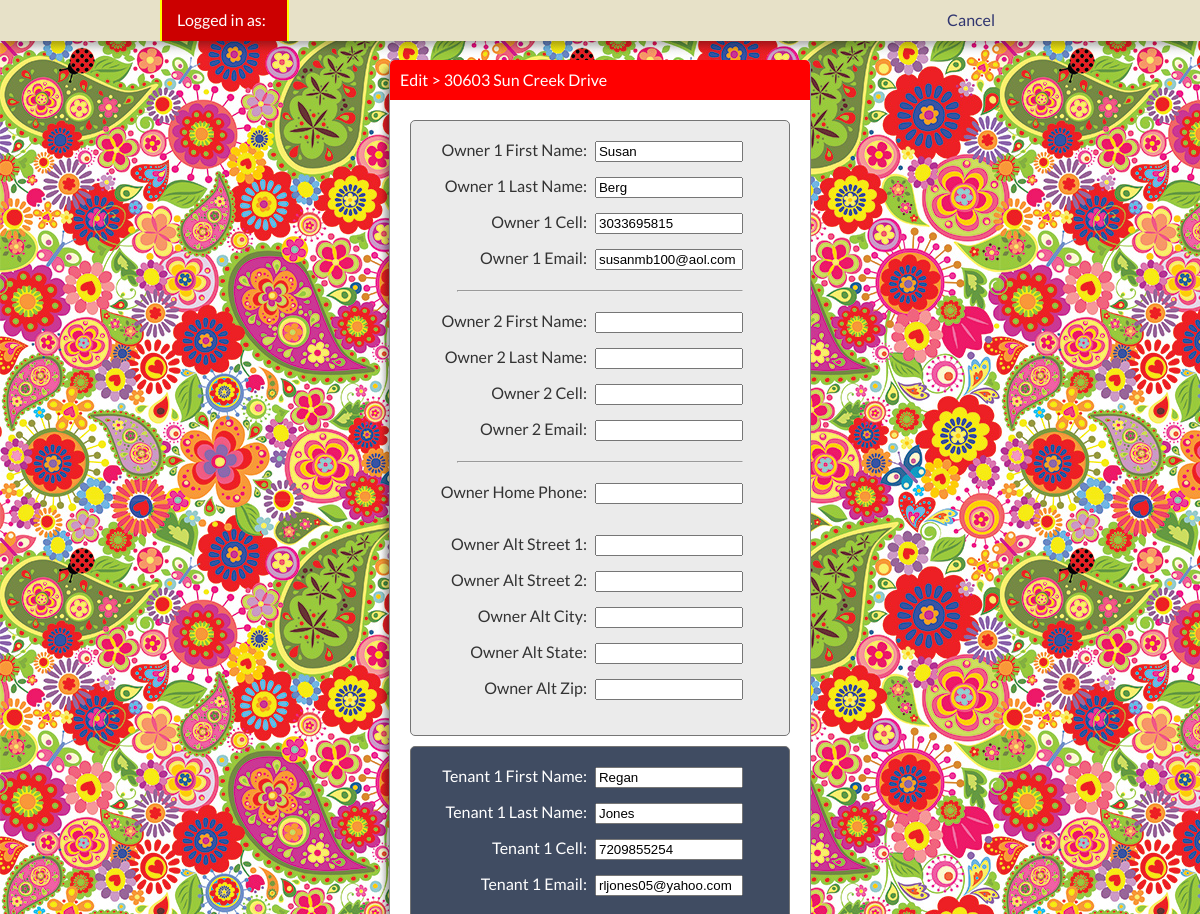
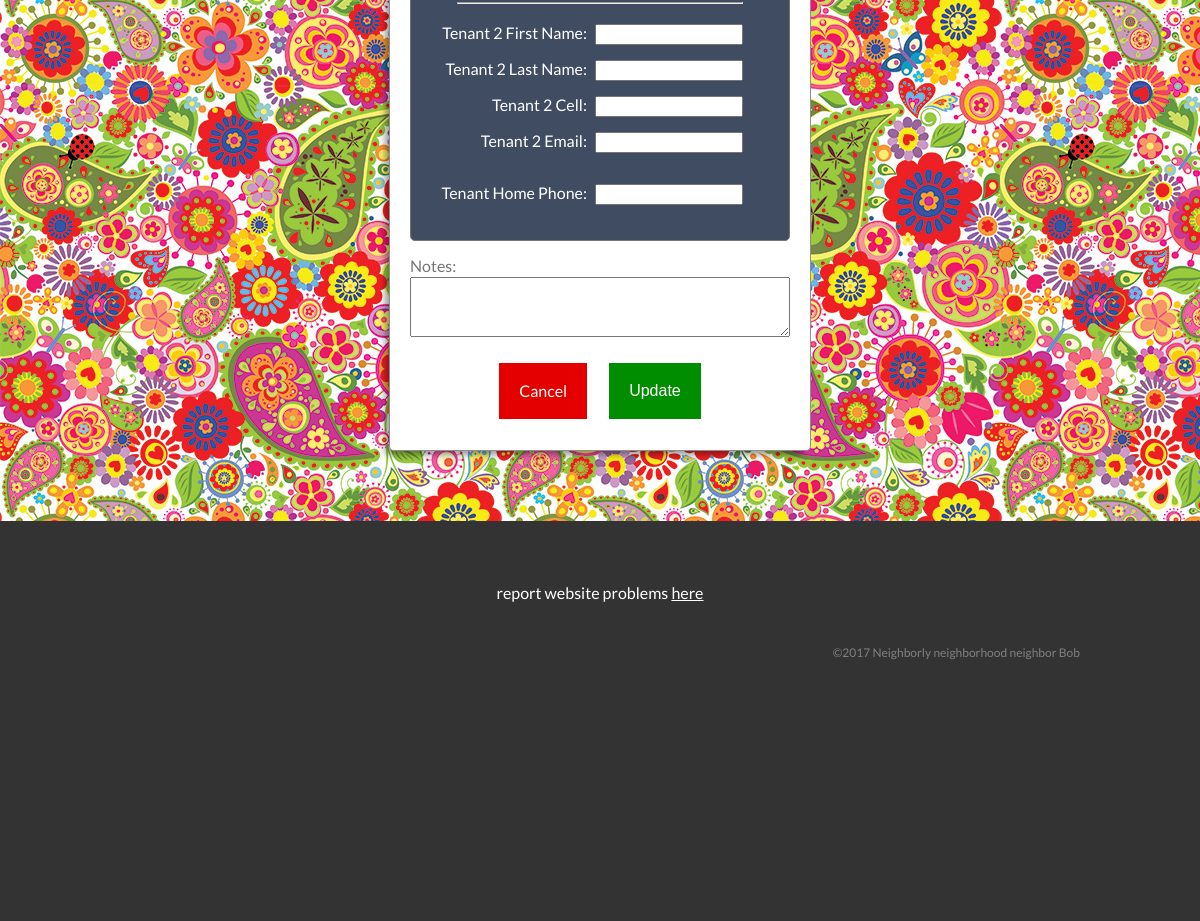
Page /edit-contact.php?unit=30603 on the committed database (2 pictures, top to bottom).
### tables this page shows
CREATE TABLE IF NOT EXISTS `neighbors` (
  `id` int(11) NOT NULL AUTO_INCREMENT,
  `sun_creek_street_number` varchar(6) NOT NULL,
  `owner1_first_name` varchar(25) NOT NULL,
  `owner1_last_name` varchar(25) NOT NULL,
  `owner1_cell` varchar(10) NOT NULL,
  `owner1_email` varchar(40) NOT NULL,
  `owner2_first_name` varchar(25) NOT NULL,
  `owner2_last_name` varchar(25) NOT NULL,
  `owner2_cell` varchar(10) NOT NULL,
  `owner2_email` varchar(40) NOT NULL,
  `owner_alt_street1` varchar(25) NOT NULL,
  `owner_alt_street2` varchar(25) NOT NULL,
  `owner_alt_city` varchar(25) NOT NULL,
  `owner_alt_state` varchar(2) NOT NULL,
  `owner_alt_zip` varchar(10) NOT NULL,
  `owner_home_phone` varchar(10) NOT NULL,
  `tenant1_first_name` varchar(25) NOT NULL,
  `tenant1_last_name` varchar(25) NOT NULL,
  `tenant1_cell` varchar(10) NOT NULL,
  `tenant1_email` varchar(40) NOT NULL,
  `tenant2_first_name` varchar(25) NOT NULL,
  `tenant2_last_name` varchar(25) NOT NULL,
  `tenant2_cell` varchar(10) NOT NULL,
  `tenant2_email` varchar(40) NOT NULL,
  `tenant_home_phone` varchar(10) NOT NULL,
  `notes` varchar(255) NOT NULL,
  PRIMARY KEY (`id`)
);

### _includes/functions.php (called while the page is built, shortened)
<?php
	function find_contact_by_address($contact_address) {
		global $connection;
		$safe_address = mysqli_real_escape_string($connection, $contact_address);
		$query  = "SELECT * ";
		$query .= "FROM neighbors ";
		$query .= "WHERE sun_creek_street_number = {$safe_address} ";
		$query .= "LIMIT 1";
		$result = mysqli_query($connection, $query);
		if ($contact = mysqli_fetch_assoc($result)) {
			return $contact;
		} else {
			echo "<span class=\"warning\">^^ That address is not us.</span>";
		}
	}
 ?>

### _includes/edit-contact-variables.php (called while the page is built, shortened)
<?php
$o1fn = htmlentities($this_info["owner1_first_name"]);
$o1ln = htmlentities($this_info["owner1_last_name"]);
$o2fn = htmlentities($this_info["owner2_first_name"]);
$o2ln = htmlentities($this_info["owner2_last_name"]);
$o1em = htmlentities($this_info["owner1_email"]);
$o2em = htmlentities($this_info["owner2_email"]);
$ohp = htmlentities($this_info["owner_home_phone"]);
$o1c = htmlentities($this_info["owner1_cell"]);
$o2c = htmlentities($this_info["owner2_cell"]);
$oas1 = htmlentities($this_info["owner_alt_street1"]);
$oas2 = htmlentities($this_info["owner_alt_street2"]);
$oac = htmlentities($this_info["owner_alt_city"]);
$oas = htmlentities($this_info["owner_alt_state"]);
$oaz = htmlentities($this_info["owner_alt_zip"]);
$t1fn = htmlentities($this_info["tenant1_first_name"]);
$t2fn = htmlentities($this_info["tenant2_first_name"]);
$t1ln = htmlentities($this_info["tenant1_last_name"]);
$t2ln = htmlentities($this_info["tenant2_last_name"]);
$t1em = htmlentities($this_info["tenant1_email"]);
$t2em = htmlentities($this_info["tenant2_email"]);
$thp = htmlentities($this_info["tenant_home_phone"]);
$t1c = htmlentities($this_info["tenant1_cell"]);
$t2c = htmlentities($this_info["tenant2_cell"]);
 ?>

### edit-contact.php (the view, shortened to what this page needs)
<?php require '_db/connect.php'; ?>
<?php require_once '_includes/functions.php'; ?>
<?php include '_includes/validation-functions.php'; ?>
<?php
	if (isset($_GET["unit"])) {
		$current_contact_to_edit = $_GET["unit"];
	} else {
		$current_contact_to_edit = null;
		echo "denied!";
	}
 ?>
<?php include '_includes/header.php'; ?>
<div id="flex-wrapper-update">
<div class="contact-update">
<div class="address-header">
	<?php echo 	"<p class=\"main-address\">Edit > " . htmlentities($current_contact_to_edit) . " Sun Creek Drive</p>"; ?>
</div>
<div class="card-update">
<?php
$this_info = find_contact_by_address($current_contact_to_edit);
include '_includes/edit-contact-variables.php';
?>
<form id="contact-update-form" name="edit_form" action="edit-contact.php?unit=<?php echo urlencode($current_contact_to_edit) ?>" method="post">
<div class="contact-edit-section">
	<div class="ef"><div class="el">Owner 1 First Name:</div><div class="ei"><input <?php if (array_key_exists('owner1_first_name', $errors)) { echo "class=\"form-alert\""; } ?> type="text" name="owner1_first_name" value="<?php
		echo (isset($_POST['owner1_first_name'])) ? $_POST['owner1_first_name'] : $o1fn;
	?>" /></div></div>
	<div class="ef"><div class="el">Owner 1 Last Name:</div><div class="ei"><input <?php if (array_key_exists('owner1_last_name', $errors)) { echo "class=\"form-alert\""; } ?> type="text" name="owner1_last_name" value="<?php
		echo (isset($_POST['owner1_last_name'])) ? $_POST['owner1_last_name'] : $o1ln;
	?>" /></div></div>
	<div class="ef"><div class="el">Owner 1 Cell:</div><div class="ei"><input <?php if (array_key_exists('owner1_cell', $errors)) { echo "class=\"form-alert\""; } ?> type="tel" name="owner1_cell" value="<?php
		echo (isset($_POST['owner1_cell'])) ? $_POST['owner1_cell'] : $o1c;
	?>" /></div></div>
	<div class="ef"><div class="el">Owner 1 Email:</div><div class="ei"><input <?php if (array_key_exists('owner1_email', $errors)) { echo "class=\"form-alert\""; } ?> type="email" name="owner1_email" value="<?php
		echo (isset($_POST['owner1_email'])) ? $_POST['owner1_email'] : $o1em;
	?>" /></div></div>
	<hr class="hr-edit1" />
	<div class="ef"><div class="el">Owner 2 First Name:</div><div class="ei"><input <?php if (array_key_exists('owner2_first_name', $errors)) { echo "class=\"form-alert\""; } ?> type="text" name="owner2_first_name" value="<?php
		echo (isset($_POST['owner2_first_name'])) ? $_POST['owner2_first_name'] : $o2fn;
	?>" /></div></div>
	<div class="ef"><div class="el">Owner 2 Last Name:</div><div class="ei"><input <?php if (array_key_exists('owner2_last_name', $errors)) { echo "class=\"form-alert\""; } ?> type="text" name="owner2_last_name" value="<?php
		echo (isset($_POST['owner2_last_name'])) ? $_POST['owner2_last_name'] : $o2ln;
	?>" /></div></div>
	<div class="ef"><div class="el">Owner 2 Cell:</div><div class="ei"><input <?php if (array_key_exists('owner2_cell', $errors)) { echo "class=\"form-alert\""; } ?> type="tel" name="owner2_cell" value="<?php
		echo (isset($_POST['owner2_cell'])) ? $_POST['owner2_cell'] : $o2c;
	?>" /></div></div>
	<div class="ef"><div class="el">Owner 2 Email:</div><div class="ei"><input <?php if (array_key_exists('owner2_email', $errors)) { echo "class=\"form-alert\""; } ?> type="email" name="owner2_email" value="<?php
		echo (isset($_POST['owner2_email'])) ? $_POST['owner2_email'] : $o2em;
	?>" /></div></div>
	<hr class="hr-edit1" />
	<div class="ef"><div class="el">Owner Home Phone:</div><div class="ei"><input <?php if (array_key_exists('owner_home_phone', $errors)) { echo "class=\"form-alert\""; } ?> type="tel" name="owner_home_phone" value="<?php
		echo (isset($_POST['owner_home_phone'])) ? $_POST['owner_home_phone'] : $ohp;
	?>" /></div></div>
	<br />
	<div class="ef"><div class="el">Owner Alt Street 1:</div><div class="ei"><input <?php if (array_key_exists('owner_alt_street1', $errors)) { echo "class=\"form-alert\""; } ?> type="text" name="owner_alt_street1" value="<?php
		echo (isset($_POST['owner_alt_street1'])) ? $_POST['owner_alt_street1'] : $oas1;
	?>" /></div></div>
	<div class="ef"><div class="el">Owner Alt Street 2:</div><div class="ei"><input <?php if (array_key_exists('owner_alt_street2', $errors)) { echo "class=\"form-alert\""; } ?> type="text" name="owner_alt_street2" value="<?php
		echo (isset($_POST['owner_alt_street2'])) ? $_POST['owner_alt_street2'] : $oas2;
	?>" /></div></div>
	<div class="ef"><div class="el">Owner Alt City:</div><div class="ei"><input <?php if (array_key_exists('owner_alt_city', $errors)) { echo "class=\"form-alert\""; } ?> type="text" name="owner_alt_city" value="<?php
		echo (isset($_POST['owner_alt_city'])) ? $_POST['owner_alt_city'] : $oac;
	?>" /></div></div>
	<div class="ef"><div class="el">Owner Alt State:</div><div class="ei"><input <?php if (array_key_exists('owner_alt_state', $errors)) { echo "class=\"form-alert\""; } ?> type="text" name="owner_alt_state" value="<?php
		echo (isset($_POST['owner_alt_state'])) ? $_POST['owner_alt_state'] : $oas;
	?>" /></div></div>
	<div class="ef"><div class="el">Owner Alt Zip:</div><div class="ei"><input <?php if (array_key_exists('owner_alt_zip', $errors)) { echo "class=\"form-alert\""; } ?> type="tel" name="owner_alt_zip" value="<?php
		echo (isset($_POST['owner_alt_zip'])) ? $_POST['owner_alt_zip'] : $oaz;
	?>" /></div></div>
</div>
<div class="contact-edit-section">
	<div class="ef"><div class="el">Tenant 1 First Name:</div><div class="ei"><input <?php if (array_key_exists('tenant1_first_name', $errors)) { echo "class=\"form-alert\""; } ?> type="text" name="tenant1_first_name" value="<?php
		echo (isset($_POST['tenant1_first_name'])) ? $_POST['tenant1_first_name'] : $t1fn;
	?>" /></div></div>
	<div class="ef"><div class="el">Tenant 1 Last Name:</div><div class="ei"><input <?php if (array_key_exists('tenant1_last_name', $errors)) { echo "class=\"form-alert\""; } ?> type="text" name="tenant1_last_name" value="<?php
		echo (isset($_POST['tenant1_last_name'])) ? $_POST['tenant1_last_name'] : $t1ln;
	?>" /></div></div>
	<div class="ef"><div class="el">Tenant 1 Cell:</div><div class="ei"><input <?php if (array_key_exists('tenant1_cell', $errors)) { echo "class=\"form-alert\""; } ?> type="tel" name="tenant1_cell" value="<?php
		echo (isset($_POST['tenant1_cell'])) ? $_POST['tenant1_cell'] : $t1c;
	?>" /></div></div>
	<div class="ef"><div class="el">Tenant 1 Email:</div><div class="ei"><input <?php if (array_key_exists('tenant1_email', $errors)) { echo "class=\"form-alert\""; } ?> type="email" name="tenant1_email" value="<?php
		echo (isset($_POST['tenant1_email'])) ? $_POST['tenant1_email'] : $t1em;
	?>" /></div></div>
	<hr class="hr-edit2" />
	<div class="ef"><div class="el">Tenant 2 First Name:</div><div class="ei"><input <?php if (array_key_exists('tenant2_first_name', $errors)) { echo "class=\"form-alert\""; } ?> type="text" name="tenant2_first_name" value="<?php
		echo (isset($_POST['tenant2_first_name'])) ? $_POST['tenant2_first_name'] : $t2fn;
	?>" /></div></div>
	<div class="ef"><div class="el">Tenant 2 Last Name:</div><div class="ei"><input <?php if (array_key_exists('tenant2_last_name', $errors)) { echo "class=\"form-alert\""; } ?> type="text" name="tenant2_last_name" value="<?php
		echo (isset($_POST['tenant2_last_name'])) ? $_POST['tenant2_last_name'] : $t2ln;
	?>" /></div></div>
	<div class="ef"><div class="el">Tenant 2 Cell:</div><div class="ei"><input <?php if (array_key_exists('tenant2_cell', $errors)) { echo "class=\"form-alert\""; } ?> type="tel" name="tenant2_cell" value="<?php
		echo (isset($_POST['tenant2_cell'])) ? $_POST['tenant2_cell'] : $t2c;
	?>" /></div></div>
	<div class="ef"><div class="el">Tenant 2 Email:</div><div class="ei"><input <?php if (array_key_exists('tenant2_email', $errors)) { echo "class=\"form-alert\""; } ?> type="email" name="tenant2_email" value="<?php
		echo (isset($_POST['tenant2_email'])) ? $_POST['tenant2_email'] : $t2em;
	?>" /></div></div>
	<br />
	<div class="ef"><div class="el">Tenant Home Phone:</div><div class="ei"><input <?php if (array_key_exists('tenant_home_phone', $errors)) { echo "class=\"form-alert\""; } ?> type="tel" name="tenant_home_phone" value="<?php
		echo (isset($_POST['tenant_home_phone'])) ? $_POST['tenant_home_phone'] : $thp;
	?>" /></div></div>
</div>
<div class="note-area"><span class="note-label">Notes:</span><textarea <?php if (array_key_exists('notes', $errors)) { echo "class=\"form-alert\""; } ?> name="notes"><?php
?></textarea></div>
<br />
<div class="button-footer">
	<div class="buttons">
		<a class="cancel-button" href="manage-contacts.php">Cancel</a> <input type="submit" id="edit-submit" name="submit" value="Update" /><br />
	</div>
</div>
</form>
</div>
</div>
</div>
<?php include '_includes/footer.php'; ?>

### style.css (style rules this page uses)
html,body,div,span,applet,object,iframe,h1,h2,h3,h4,h5,h6,p,blockquote,pre,a,abbr,acronym,address,big,cite,code,del,dfn,em,img,ins,kbd,q,s,samp,small,strike,strong,sub,sup,tt,var,b,u,i,center,dl,dt,dd,fieldset,form,label,legend,table,caption,tbody,tfoot,thead,tr,th,td,article,aside,canvas,details,embed,figure,figcaption,footer,header,hgroup,menu,nav,output,ruby,section,summary,time,mark,audio,video { margin:0;padding:0;border:0;font-size:100%;font:inherit;vertical-align:baseline }
body { line-height:1 }
#flex-wrapper-update>div:nth-child(1)>div.address-header { background-color:red }
#flex-wrapper-update { width:90%;margin:110px auto 0 auto }
.contact-update { background-color:#fff;margin-bottom:15px;border-radius:5px;border-right:1px solid #8f8f8f;border-bottom:1px solid #8f8f8f;border-left:1px solid #8f8f8f;box-shadow:-6px 6px 6px -2px rgba(0,0,0,0.39);transition:width .5s ease }
.contact-update:first-of-type { margin-top:60px }
.card-update { display:block;width:100%;margin:0;padding:20px 20px 30px 20px }
@media screen and (min-width: 865px) { #flex-wrapper-update { width:90%;margin:50px auto 60px auto;display:-ms-flexbox;display:flex;-ms-flex-align:stretch;align-items:stretch;-ms-flex-pack:center;justify-content:center;-ms-flex-wrap:wrap;flex-wrap:wrap } }
@media screen and (min-width: 865px) { .contact-update { margin:10px } }
@media screen and (min-width: 865px) { .contact-update:first-of-type { margin-top:10px } }
@media screen and (min-width: 865px) { .card-update { width:420px } }
.contact-edit-section { width:100%;border:1px solid #757575;color:#fff;border-radius:5px;padding:20px 10px;display:block;margin:0 auto;margin-bottom:15px;background-color:#404c62;line-height:1em }
.contact-edit-section:first-of-type { margin-bottom:10px;background-color:#ebebeb;color:#333 }
.contact-edit-section input { width:100%;max-width:160px }
.contact-edit-section div.ef { display:block;width:90%;margin-bottom:15px }
.contact-edit-section div.el { width:54%;display:inline-block;text-align:right;padding-right:8px }
.contact-edit-section div.ei { width:46%;display:inline-block }
hr.hr-edit1 { width:80%;color:#333;margin:20px auto }
hr.hr-edit2 { width:80%;color:#fff;margin:20px auto }
div.buttons { display:-ms-flexbox;display:flex;-ms-flex-align:center;align-items:center;-ms-flex-pack:center;justify-content:center }
div.buttons input[type=submit]#edit-submit { -webkit-appearance:none;border-radius:0px;text-align:left;font-size:100%;display:inline-block;padding:20px;background-color:#008D00;color:#fff;border:1px solid #fff;cursor:pointer;line-height:1em;text-decoration:none;margin:0 10px;transition:background-color .2s ease }
div.buttons a.cancel-button { text-align:right;display:inline-block;padding:20px;background-color:#E50000;color:#fff;border:1px solid #fff;text-decoration:none;line-height:16px;margin:0 10px;transition:background-color .2s ease }
textarea { width:100%;height:60px }
body { font-size:16px;font-family:'Lato', sans-serif;color:#757575;line-height:1.5em;background-color:#666d75;background-image:url("_images/pattern-bkg-default.jpg");background-repeat:repeat;background-attachment:fixed }
body.edit-page { background-color:#666d75;background-image:url("_images/pattern-bkg-edit.jpg");background-repeat:repeat;background-attachment:fixed }
p { display:block;line-height:1.5em;font-size:1em }
* { box-sizing:border-box }
a { text-decoration:underline }
.address-header { width:100%;margin:0 auto;background-color:#332D22;border-radius:5px 5px 0px 0px;transition:width .5s ease }
.address-header p.main-address { display:inline-block;color:white;padding:8px 8px 8px 10px }
@media screen and (min-width: 865px) { body { line-height:1.3em } }
@media screen and (min-width: 865px) { p.main-address { display:block;margin:0 } }

### rows in the picture
neighbors: owner1_first_name "Susan", owner1_last_name "Berg", owner1_cell "3033695815", owner1_email "susanmb100@aol.com", tenant1_first_name "Regan", tenant1_last_name "Jones", tenant1_cell "7209855254", tenant1_email "rljones05@yahoo.com"

### other values in the picture
$current_contact_to_edit "30603"
